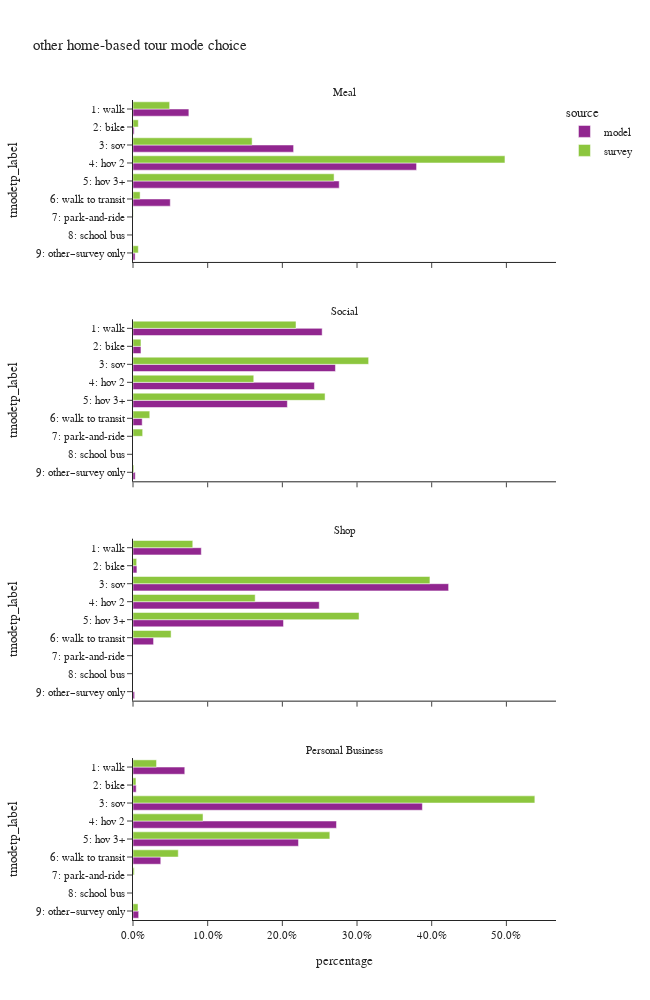

Notebook source saved alongside this figure:
### Code cell
df_plot = hb_tour.groupby(['source','pdpurp_label','tmodetp_label'])['toexpfac'].sum().reset_index()
df_plot['percentage'] = df_plot.groupby(['source','pdpurp_label'], group_keys=False)['toexpfac']. \
    apply(lambda x: x / float(x.sum()))

df_plot_ct = hb_tour.groupby(['source','pdpurp_label','tmodetp_label'])['toexpfac'].count().reset_index(). \
    rename(columns={'toexpfac':'sample count'})
df_plot = df_plot.merge(df_plot_ct, on=['source','pdpurp_label','tmodetp_label'])

fig = px.bar(df_plot.sort_values(['tmodetp_label']),
             x="percentage", y="tmodetp_label", color="source",barmode="group",
             facet_col='pdpurp_label', facet_col_wrap=1, orientation='h',
             hover_data=['sample count'],
             category_orders={"tmodetp_label":["1: walk","2: bike","3: sov","4: hov 2","5: hov 3+","6: walk to transit",
                                               "7: park-and-ride","8: school bus","9: other–survey only"]},
             title="other home-based tour mode choice")
fig.update_layout(height=1000, width=650)
fig.for_each_annotation(lambda a: a.update(text = a.text.split("=")[-1]))
fig.for_each_xaxis(lambda a: a.update(tickformat = ".1%"))
fig.show()

### Figure 1 — Plotly figure (JSON) as saved in the notebook; plotly's stock layout.template omitted (floating-point values rounded to 4 significant figures)
{"data": [{"alignmentgroup": "True", "customdata": [[18370], [381], [52810], [93250], [67805], [12255], [690]], "hovertemplate": "source=model<br>pdpurp_label=Meal<br>percentage=%{x}<br>tmodetp_label=%{y}<br>sample count=%{customdata[0]}<extra></extra>", "legendgroup": "model", "marker": {"color": "#91268F", "pattern": {"shape": ""}}, "name": "model", "offsetgroup": "model", "orientation": "h", "showlegend": true, "textposition": "auto", "type": "bar", "x": [0.07481, 0.001552, 0.2151, 0.3797, 0.2761, 0.04991, 0.00281], "xaxis": "x4", "y": ["1: walk", "2: bike", "3: sov", "4: hov 2", "5: hov 3+", "6: walk to transit", "9: other–survey only"], "yaxis": "y4"}, {"alignmentgroup": "True", "customdata": [[368246], [15514], [394098], [353198], [300508], [17870], [4323]], "hovertemplate": "source=model<br>pdpurp_label=Social<br>percentage=%{x}<br>tmodetp_label=%{y}<br>sample count=%{customdata[0]}<extra></extra>", "legendgroup": "model", "marker": {"color": "#91268F", "pattern": {"shape": ""}}, "name": "model", "offsetgroup": "model", "orientation": "h", "showlegend": false, "textposition": "auto", "type": "bar", "x": [0.2533, 0.01067, 0.2711, 0.243, 0.2067, 0.01229, 0.002974], "xaxis": "x3", "y": ["1: walk", "2: bike", "3: sov", "4: hov 2", "5: hov 3+", "6: walk to transit", "9: other–survey only"], "yaxis": "y3"}, {"alignmentgroup": "True", "customdata": [[73731], [4230], [340699], [201038], [162466], [22191], [1750]], "hovertemplate": "source=model<br>pdpurp_label=Shop<br>percentage=%{x}<br>tmodetp_label=%{y}<br>sample count=%{customdata[0]}<extra></extra>", "legendgroup": "model", "marker": {"color": "#91268F", "pattern": {"shape": ""}}, "name": "model", "offsetgroup": "model", "orientation": "h", "showlegend": false, "textposition": "auto", "type": "bar", "x": [0.09147, 0.005247, 0.4226, 0.2494, 0.2015, 0.02753, 0.002171], "xaxis": "x2", "y": ["1: walk", "2: bike", "3: sov", "4: hov 2", "5: hov 3+", "6: walk to transit", "9: other–survey only"], "yaxis": "y2"}, {"alignmentgroup": "True", "customdata": [[53036], [3274], [296380], [208402], [169485], [28437], [5809]], "hovertemplate": "source=model<br>pdpurp_label=Personal Business<br>percentage=%{x}<br>tmodetp_label=%{y}<br>sample count=%{customdata[0]}<extra></extra>", "legendgroup": "model", "marker": {"color": "#91268F", "pattern": {"shape": ""}}, "name": "model", "offsetgroup": "model", "orientation": "h", "showlegend": false, "textposition": "auto", "type": "bar", "x": [0.06934, 0.004281, 0.3875, 0.2725, 0.2216, 0.03718, 0.007595], "xaxis": "x", "y": ["1: walk", "2: bike", "3: sov", "4: hov 2", "5: hov 3+", "6: walk to transit", "9: other–survey only"], "yaxis": "y"}, {"alignmentgroup": "True", "customdata": [[201], [22], [200], [204], [87], [43], [3], [3]], "hovertemplate": "source=survey<br>pdpurp_label=Meal<br>percentage=%{x}<br>tmodetp_label=%{y}<br>sample count=%{customdata[0]}<extra></extra>", "legendgroup": "survey", "marker": {"color": "#8CC63E", "pattern": {"shape": ""}}, "name": "survey", "offsetgroup": "survey", "orientation": "h", "showlegend": true, "textposition": "auto", "type": "bar", "x": [0.04908, 0.007109, 0.1595, 0.4981, 0.2693, 0.009527, 0.0002722, 0.007103], "xaxis": "x4", "y": ["1: walk", "2: bike", "3: sov", "4: hov 2", "5: hov 3+", "6: walk to transit", "7: park-and-ride", "9: other–survey only"], "yaxis": "y4"}, {"alignmentgroup": "True", "customdata": [[1055], [86], [827], [501], [343], [112], [15], [13]], "hovertemplate": "source=survey<br>pdpurp_label=Social<br>percentage=%{x}<br>tmodetp_label=%{y}<br>sample count=%{customdata[0]}<extra></extra>", "legendgroup": "survey", "marker": {"color": "#8CC63E", "pattern": {"shape": ""}}, "name": "survey", "offsetgroup": "survey", "orientation": "h", "showlegend": false, "textposition": "auto", "type": "bar", "x": [0.2183, 0.01067, 0.3156, 0.1617, 0.2572, 0.02245, 0.01293, 0.0012], "xaxis": "x3", "y": ["1: walk", "2: bike", "3: sov", "4: hov 2", "5: hov 3+", "6: walk to transit", "7: park-and-ride", "9: other–survey only"], "yaxis": "y3"}, {"alignmentgroup": "True", "customdata": [[293], [15], [570], [302], [118], [74], [2]], "hovertemplate": "source=survey<br>pdpurp_label=Shop<br>percentage=%{x}<br>tmodetp_label=%{y}<br>sample count=%{customdata[0]}<extra></extra>", "legendgroup": "survey", "marker": {"color": "#8CC63E", "pattern": {"shape": ""}}, "name": "survey", "offsetgroup": "survey", "orientation": "h", "showlegend": false, "textposition": "auto", "type": "bar", "x": [0.08005, 0.004907, 0.3976, 0.1636, 0.3027, 0.05103, 5.032e-05], "xaxis": "x2", "y": ["1: walk", "2: bike", "3: sov", "4: hov 2", "5: hov 3+", "6: walk to transit", "8: school bus"], "yaxis": "y2"}, {"alignmentgroup": "True", "customdata": [[75], [6], [353], [160], [52], [78], [5], [9]], "hovertemplate": "source=survey<br>pdpurp_label=Personal Business<br>percentage=%{x}<br>tmodetp_label=%{y}<br>sample count=%{customdata[0]}<extra></extra>", "legendgroup": "survey", "marker": {"color": "#8CC63E", "pattern": {"shape": ""}}, "name": "survey", "offsetgroup": "survey", "orientation": "h", "showlegend": false, "textposition": "auto", "type": "bar", "x": [0.03153, 0.003964, 0.5381, 0.09377, 0.2636, 0.06061, 0.001702, 0.006742], "xaxis": "x", "y": ["1: walk", "2: bike", "3: sov", "4: hov 2", "5: hov 3+", "6: walk to transit", "7: park-and-ride", "9: other–survey only"], "yaxis": "y"}], "layout": {"annotations": [{"font": {}, "showarrow": false, "text": "Personal Business", "x": 0.5, "xanchor": "center", "xref": "paper", "y": 0.1975, "yanchor": "bottom", "yref": "paper"}, {"font": {}, "showarrow": false, "text": "Shop", "x": 0.5, "xanchor": "center", "xref": "paper", "y": 0.465, "yanchor": "bottom", "yref": "paper"}, {"font": {}, "showarrow": false, "text": "Social", "x": 0.5, "xanchor": "center", "xref": "paper", "y": 0.7325, "yanchor": "bottom", "yref": "paper"}, {"font": {}, "showarrow": false, "text": "Meal", "x": 0.5, "xanchor": "center", "xref": "paper", "y": 1.0, "yanchor": "bottom", "yref": "paper"}], "barmode": "group", "height": 1000, "legend": {"title": {"text": "source"}, "tracegroupgap": 0}, "title": {"text": "other home-based tour mode choice"}, "width": 650, "xaxis": {"anchor": "y", "domain": [0.0, 1.0], "tickformat": ".1%", "title": {"text": "percentage"}}, "xaxis2": {"anchor": "y2", "domain": [0.0, 1.0], "matches": "x", "showticklabels": false, "tickformat": ".1%"}, "xaxis3": {"anchor": "y3", "domain": [0.0, 1.0], "matches": "x", "showticklabels": false, "tickformat": ".1%"}, "xaxis4": {"anchor": "y4", "domain": [0.0, 1.0], "matches": "x", "showticklabels": false, "tickformat": ".1%"}, "yaxis": {"anchor": "x", "categoryarray": ["9: other–survey only", "8: school bus", "7: park-and-ride", "6: walk to transit", "5: hov 3+", "4: hov 2", "3: sov", "2: bike", "1: walk"], "categoryorder": "array", "domain": [0.0, 0.1975], "title": {"text": "tmodetp_label"}}, "yaxis2": {"anchor": "x2", "categoryarray": ["9: other–survey only", "8: school bus", "7: park-and-ride", "6: walk to transit", "5: hov 3+", "4: hov 2", "3: sov", "2: bike", "1: walk"], "categoryorder": "array", "domain": [0.2675, 0.465], "matches": "y", "title": {"text": "tmodetp_label"}}, "yaxis3": {"anchor": "x3", "categoryarray": ["9: other–survey only", "8: school bus", "7: park-and-ride", "6: walk to transit", "5: hov 3+", "4: hov 2", "3: sov", "2: bike", "1: walk"], "categoryorder": "array", "domain": [0.535, 0.7325], "matches": "y", "title": {"text": "tmodetp_label"}}, "yaxis4": {"anchor": "x4", "categoryarray": ["9: other–survey only", "8: school bus", "7: park-and-ride", "6: walk to transit", "5: hov 3+", "4: hov 2", "3: sov", "2: bike", "1: walk"], "categoryorder": "array", "domain": [0.8025, 1.0], "matches": "y", "title": {"text": "tmodetp_label"}}}}
